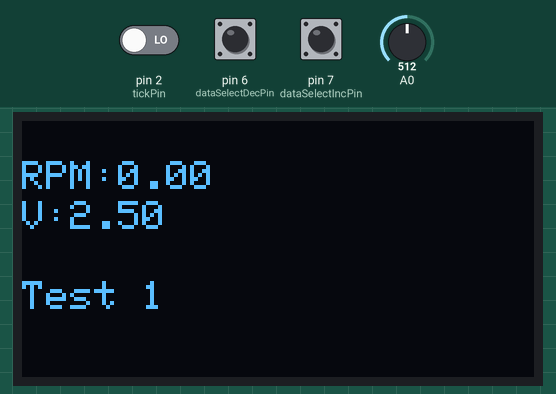
Bench run of a sketch on a simulated Arduino Uno, built with avr-gcc and run on an emulated ATmega328P. Parts: 128×64 one-colour display. Inputs (shaded band) come from the test bench; at power-on: pin 2 (tickPin) LOW, A0 = 512, pin 6 (dataSelectDecPin) LOW, pin 7 (dataSelectIncPin) LOW. The display library's start-up logo is not drawn; storage starts empty; what the sketch prints to the serial monitor is not drawn.

Above: at 3.2 s.
3.3 s: pin 2 (tickPin) driven HIGH
At 4.5 s:
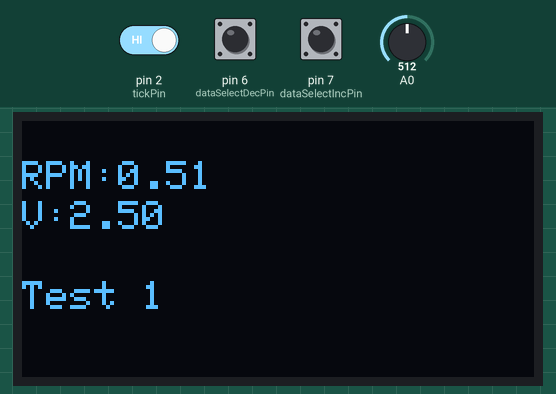
4.8 s: A0 set to 716
6.3 s: pin 6 (dataSelectDecPin) pulled HIGH for 0.15 s
At 7.2 s:
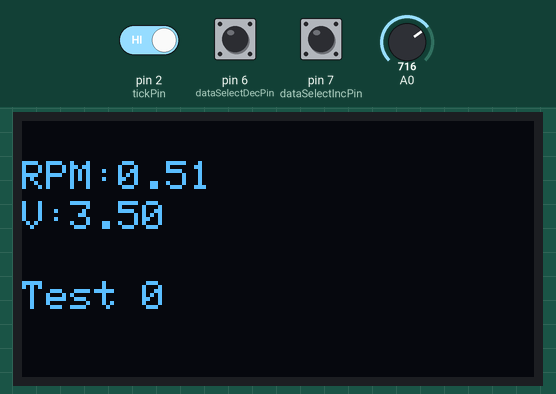
7.9 s: pin 6 (dataSelectDecPin) pulled HIGH for 1 s
At 9.6 s:
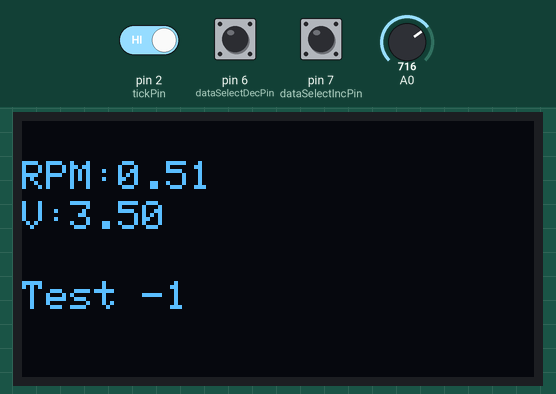
10.4 s: A0 set to 900
At 11.6 s:
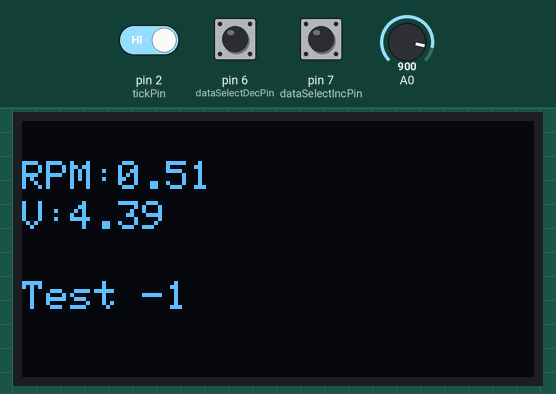
11.9 s: pin 7 (dataSelectIncPin) pulled HIGH for 0.15 s
At 12.6 s:
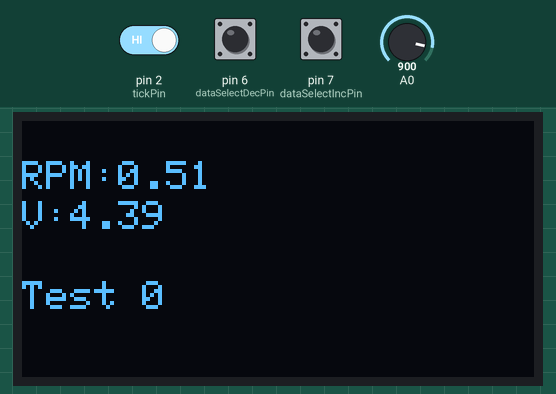
Timing chart, 0 to 14.5 s (numbered marks = the images above; inputs shaded):
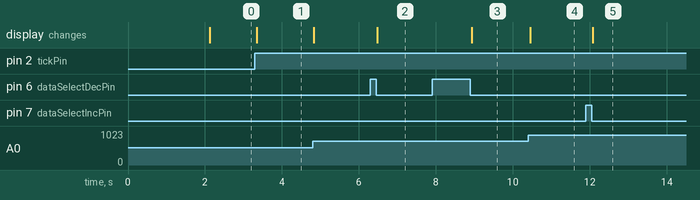

The sketch:

RPM_Voltage_Readout_MultiDataLogger.ino
```cpp
/*

  program by Harry Farrell
  August 30th, 2023

*/

#include <Wire.h>
#include <Adafruit_SH110X.h>

#include <SPI.h>
#include <SD.h>

// Define the screen dimensions
#define SCREEN_WIDTH 128
#define SCREEN_HEIGHT 64

// Initialize the display
Adafruit_SH1106G display(SCREEN_WIDTH, SCREEN_HEIGHT, &Wire);

// User Interface Button Selection
const int dataSelectIncPin = 7;
const int dataSelectDecPin = 6;

// dataSelect changes the .txt file on the SD card that the arduino writes to
int dataSelect = 1;

// the SD is connected to pin 4
const int chipSelect = 4;

// digital pin that the encoder is connected to
const int tickPin = 2;

// number of encoder ticks in one rotation
float rotationSegment = 36;

// Variables used to calculate RPM and torque
float time = 0;
float timeSinceLastTick = 0;

float RPM;
float torqueVoltage;
float scaledTorqueVoltage;

bool buttonDebounce(int buttonPin); // Function for debouncing interface pushbuttons

void setup() {
  // put your setup code here, to run once:

  pinMode(tickPin, INPUT);
  pinMode(dataSelectIncPin, INPUT);
  pinMode(dataSelectIncPin, INPUT);

  attachInterrupt(digitalPinToInterrupt(2), ISR_tick, RISING);

  Serial.begin(9600);

  String dataSelectString;

  while (!Serial) {
    ; // wait for serial port to connect. Needed for native USB port only
  }

  Wire.begin();

  if (!display.begin()) {
    Serial.println(F("Display initialization failed!"));
    while (1);
  }

  display.display(); // Show splash screen
  delay(2000); // Pause for 2 seconds
  display.clearDisplay(); // Clear the buffer

    Serial.print("Initializing SD card...");

  // see if the card is present and can be initialized:
  if (!SD.begin(chipSelect)) {
    Serial.println("Card failed, or not present");
    // don't do anything more:
    while (1);
  }
  Serial.println("card initialized.");

    File dataFile = SD.open("datalog.txt", FILE_WRITE);
    dataFile.println("--------");
    dataFile.println("NEW TEST:");
    dataFile.println("--------");
    dataFile.close();

}

void loop() {
  // put your main code here, to run repeatedly:
torqueVoltage = (analogRead(A0)*5.0)/1024.0;
scaledTorqueVoltage = torqueVoltage*10;

  // check data select buttons
  // increases or decreases the test number
  // uses buttonDebounce button to prevent debounce

if(buttonDebounce(dataSelectIncPin) == HIGH){

  dataSelect = dataSelect + 1;

  while(buttonDebounce(dataSelectIncPin) == HIGH)
  {
    delay(1);
  }

}
else if(buttonDebounce(dataSelectDecPin) == HIGH){

  dataSelect = dataSelect - 1;

    while(buttonDebounce(dataSelectDecPin) == HIGH)
  {
    delay(1);
  }

}


  // update display output


display.clearDisplay();

display.setTextSize(1); // Set text size
display.setTextColor(SH110X_WHITE); // Set text color

display.setCursor(0, 10); // Set cursor position

display.print(F("RPM:"));
display.print(RPM);

display.setCursor(0, 20); // Set cursor position

display.print(F("V:"));
display.print(torqueVoltage);

display.setCursor(0, 40); // Set cursor position

display.print(F("Test "));
display.print(dataSelect);

display.display();

}

void ISR_tick() {
  // checks to see if the time between ticks is realistic
  // debounce mitigation
  if((micros()-timeSinceLastTick) > 2048){
    time = micros() - timeSinceLastTick;
    RPM = 60000000.0 / (time*rotationSegment);


    Serial.print(100);
    Serial.print(",");
    Serial.print(RPM);
    Serial.print(",");
    Serial.print(0);

    Serial.print(100);
    Serial.print(",");
    Serial.print(scaledTorqueVoltage);
    Serial.print(",");
    Serial.println(0);

    timeSinceLastTick = micros();

  String dataSelectString = "Test_";

  dataSelectString.concat(dataSelect);
  dataSelectString.concat(".txt");

    File dataFile = SD.open(dataSelectString, FILE_WRITE);

    dataFile.print(RPM);
    dataFile.print(",");
    dataFile.print(torqueVoltage);
    dataFile.print(",");
    dataFile.println(millis());
    dataFile.close();

  }

}

bool buttonDebounce(int buttonPin) {

  if (digitalRead(buttonPin) == HIGH){
    delay(1);
    if(digitalRead(buttonPin) == HIGH){
      return HIGH;
    }
    else{
      return LOW;
    }
  }
  else {
    return LOW;
  }

}
```

Measured:
- after the input at 3.3 s, the display: changes at once (image 1)
- after the input at 6.3 s, the display: changes after 0.18 s (image 2)
- after the input at 7.9 s, the display: changes after 1.0 s (image 3)
- after the input at 10.4 s, the display: changes after 0.05 s (image 4)
- after the input at 11.9 s, the display: changes after 0.18 s (image 5)
